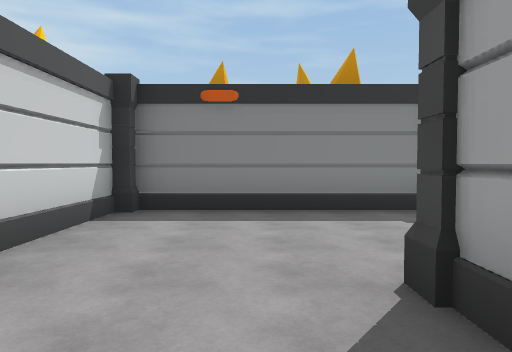
[1] (above)

24 first-person views from a walk through a Unity game level. The camera is 1.5 m above the floor, tilts 2° down and sees 70° across. The floor is counted in squares, 2 m on a side. Each view is taken from the middle of a square. On the plan, view 1 faces up. The plan holds only what a view shows up to about 11 squares ahead; the rest is blank. The place goes on beyond the plan.

[2]
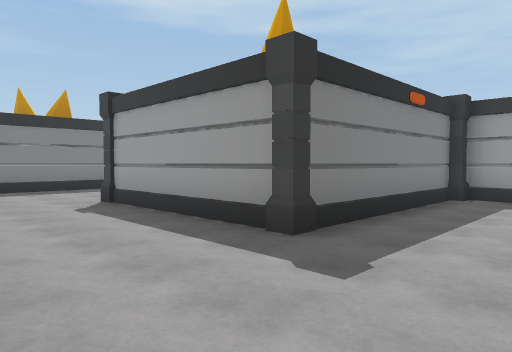

[3]
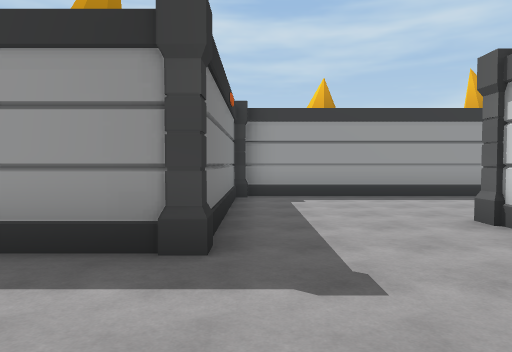

[4]
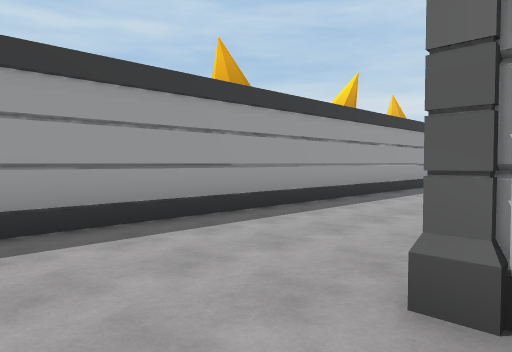

[5]
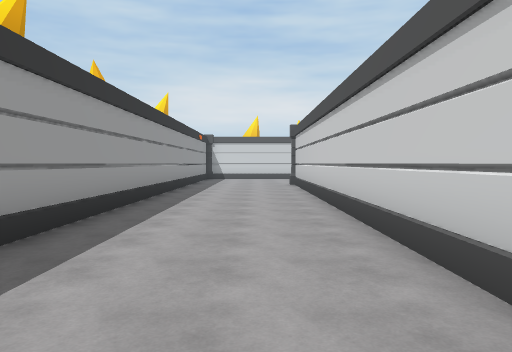

[6]
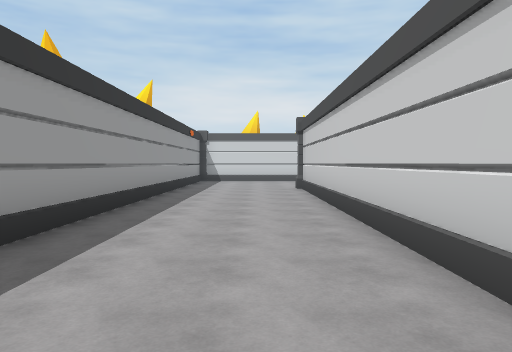

[7]
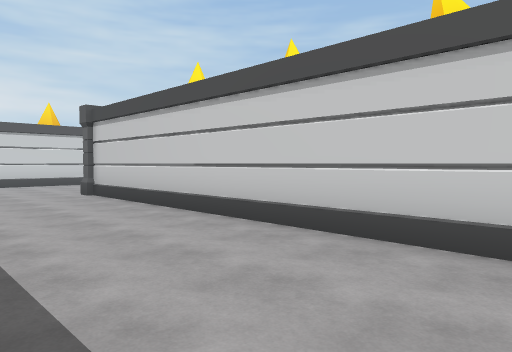

[8]
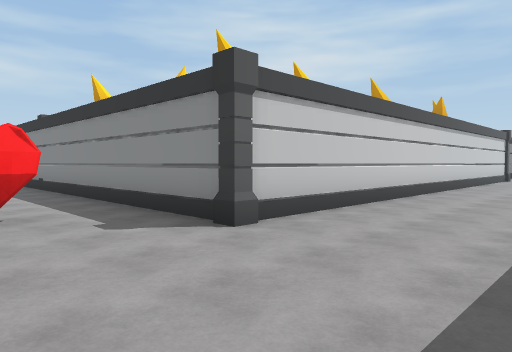

[9]
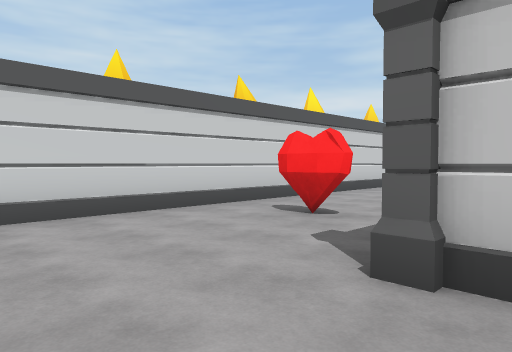

[10]
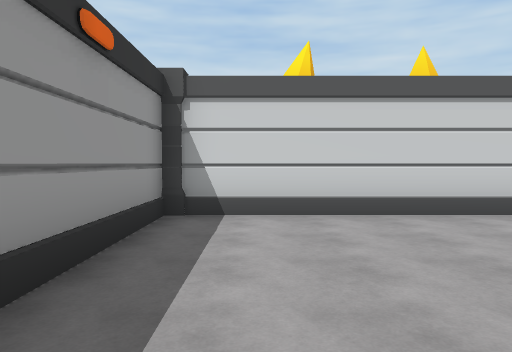

[11]
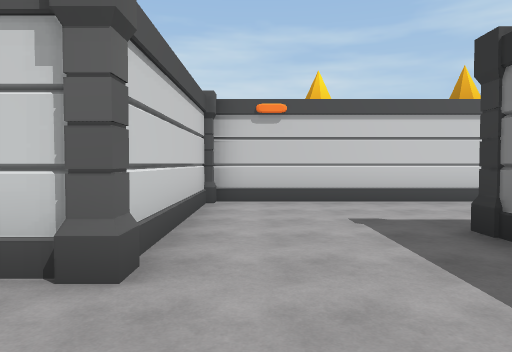

[12]
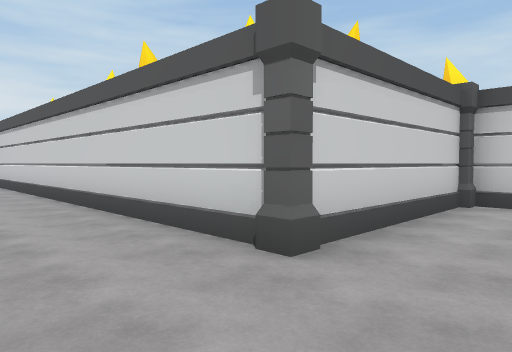

[13]
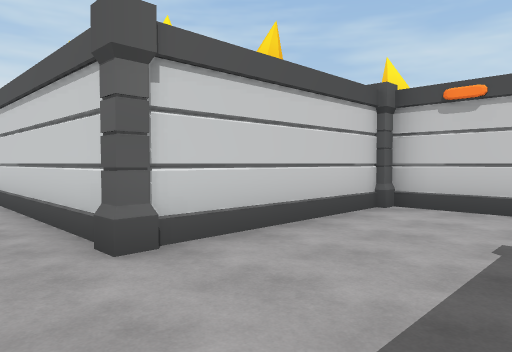

[14]
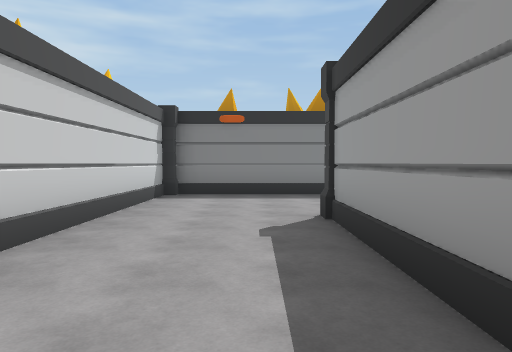

[15]
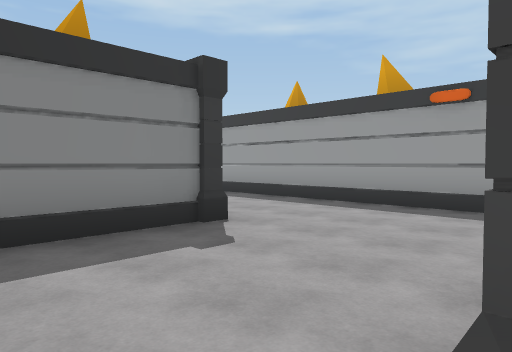

[16]
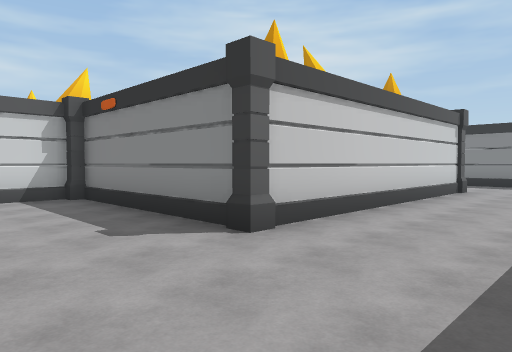

[17]
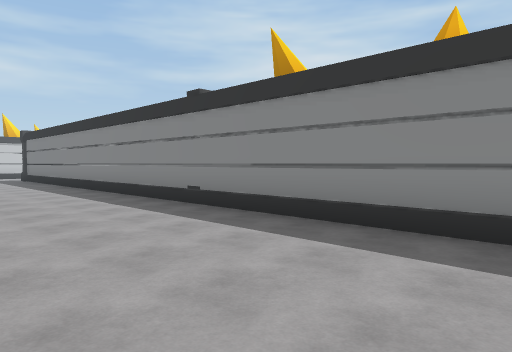

[18]
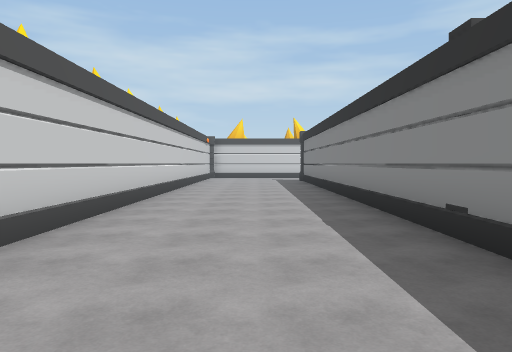

[19]
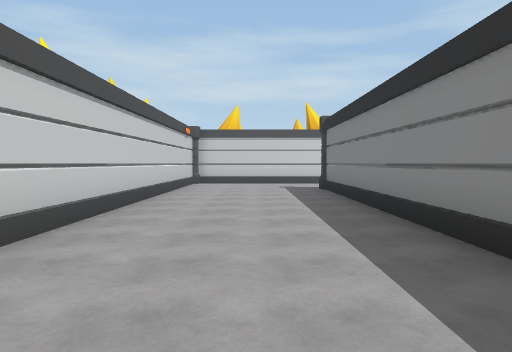

[20]
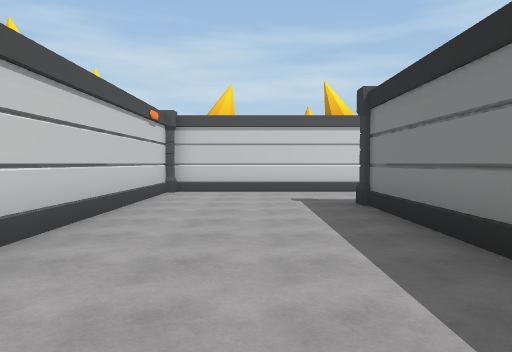

[21]
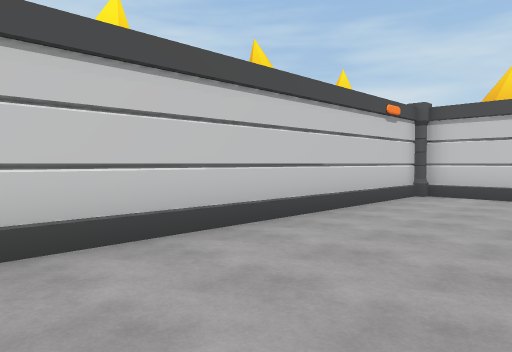

[22]
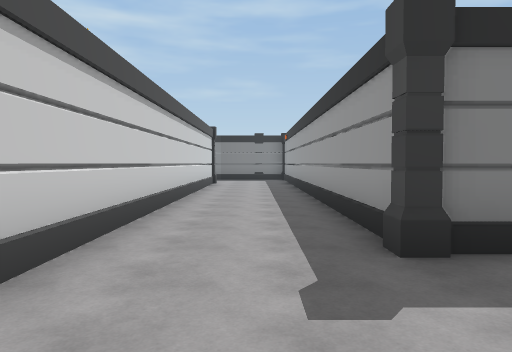

[23]
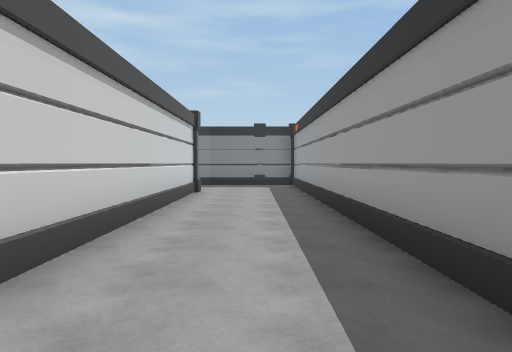

[24]
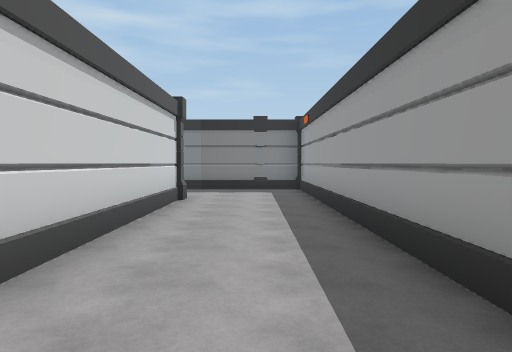

### Floor plan
Points are (right, up) in squares from view 1. A wall is a line through its corners. A room is listed if a view was taken in it or the views show most of it. See-through windows are left out.
Room 1 (views 1, 2, 3, 4, 5, 6, 7, 8, 9, 10, 11, 12, 13, 14, 15, 16, 17, 18, 19, 20, 21, 22, 23, 24)
walls: (-1.5, -6) (2.6, -6) (2.6, -9.5); (-2.2, -4.4) (-2.2, -5.2); (2.6, -11.4) (2.6, -12.6); (2.6, -14.4) (2.6, -21) (-17.5, -21); (1.1, -1.6) (1.1, 1.5); (-19.5, -7.4) (-21.1, -7.4); (6.4, -11.5) (6.4, -10.4); (6.4, -8.5) (6.4, -5.4); (-20.6, -10.5) (-20.6, -24.5); (6.4, -3.6) (6.4, -2.5) (1.4, -2.5); (6.4, -16.5) (6.4, -13.4); (-17.7, -20.5) (-17.7, -7.6); (-7.5, -25.3) (-5.4, -25.3); (-10.5, -25.3) (-9.4, -25.3); (-2.2, 5.2) (-2.2, -2.6); (-1.4, -25.3) (6.4, -25.3) (6.4, -21.9); (6.4, -19.5) (6.4, -18.4); (-16.5, -25.3) (-12.4, -25.3); (2.6, 5.9) (-1.5, 5.9); (6.4, 3.2) (6.4, 4.5); (6.4, 6.4) (6.4, 7.5); (3.1, 12.4) (3.1, 6.4)
objects: other object (-23, -25) to (-22, -24); other object (-22, -21) to (-22, -20); other object (-21, -25); other object (-21, -10); other object (-20, -27) to (-19, -26); other object (-19, -7); other object (-18, -27) to (-17, -26); other object (-18, -21); other object (-18, -7); other object (-14, -27) to (-14, -26); other object (-12, -27) to (-11, -26); other object (-9, -27) to (-8, -26); other object (-6, -21); other object (-5, -20) to (-4, -19); other object (-4, -7) to (-4, -6); other object (-4, -4) to (-3, -3); other object (-4, 0) to (-3, 0); other object (-4, 3) to (-3, 3); other object (-2, -27) to (-1, -27); other object (-2, -6); other object (-2, 6); other object (-1, -8) to (-1, -7); other object (0, -17) to (1, -16); other object (1, -23); other object (1, -20) to (2, -19); other object (1, -14) to (2, -13); other object (1, -11) to (2, -10); other object (1, -8) to (2, -8); other object (1, -2); other object (1, 2); other object (2, -27) to (2, -26); other object (3, -21); other object (3, -6); other object (3, 6); other object (3, 13); other object (6, -25); other object (6, -3); other object (7, -21) to (8, -20); other object (7, -18) to (8, -17); other object (7, -13) to (8, -12); other object (7, -10) to (8, -9); other object (7, -5) to (8, -4); other object (7, 5) to (8, 6); other object (7, 8) to (8, 9)

Positions as (right, up) in squares from view 1, and headings:
1: (0, 0), facing up
2: (-2, -5), facing up-right
3: (-2, -3), facing right
4: (2, -4), facing down-right
5: (4, -8), facing down
6: (4, -10), facing down
7: (6, -12), facing down-left
8: (6, -24), facing up-left
9: (5, -20), facing down-left
10: (5, -20), facing down
11: (5, -5), facing left
12: (5, -4), facing down-left
13: (4, -3), facing down-left
14: (0, -3), facing up
15: (0, 2), facing up-right
16: (6, 3), facing up-left
17: (0, -25), facing up-left
18: (-2, -23), facing left
19: (-7, -23), facing left
20: (-11, -23), facing left
21: (-12, -22), facing down-left
22: (-19, -24), facing up
23: (-19, -20), facing up
24: (-19, -18), facing up
